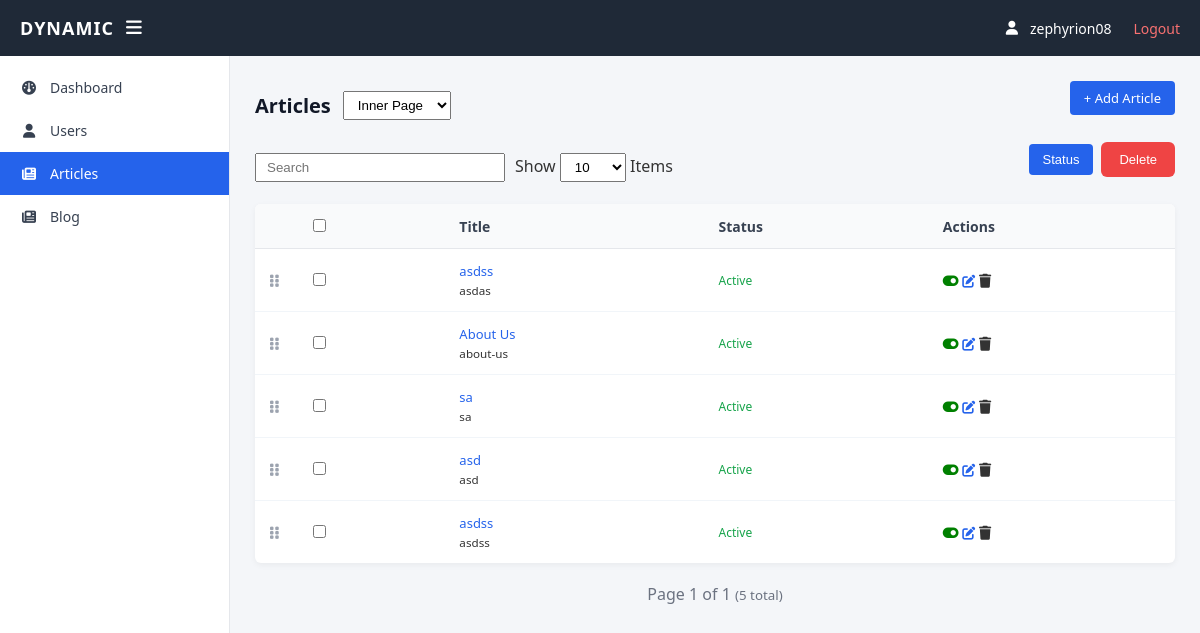
Screenshot of /articles/ (signed in) with the database file from the repository.
### articles/models.py (models this page shows, shortened)
class Article(models.Model):
    title = models.CharField(max_length=255)
    subtitle = models.CharField(max_length=255, blank=True)
    slug = models.SlugField(unique=True, blank=True)
    image = models.ImageField(upload_to='articles/', blank=True, null=True)
    content = RichTextUploadingField(blank=False)
    show_on_homepage = models.BooleanField(default=False)
    is_active = models.BooleanField(default=True)
    author = models.ForeignKey(User, on_delete=models.SET_NULL, null=True, blank=True)
    created_at = models.DateTimeField(auto_now_add=True)
    updated_at = models.DateTimeField(auto_now=True)
    position = models.PositiveIntegerField(default=0)
    meta_title = models.CharField(
        max_length=60,
        blank=True,
    )
    meta_description = models.TextField(
        max_length=160,
        blank=True,
    )
    meta_keywords = models.CharField(
        max_length=205,
        blank=True,
    )
    class Meta:
        ordering = ['position']

### articles/views.py (the view)
# urls.py: path('', views.article_list, name='article_list'),
@ensure_csrf_cookie
@login_required
def article_list(request):
    articles_qs = Article.objects.select_related('author').order_by('position')
    query = request.GET.get('q', '')
    if query:
        articles_qs = articles_qs.filter(
            Q(title__icontains=query) | Q(slug__icontains=query)
        )
    homepage_filter = request.GET.get('homepage', 'no')
    if homepage_filter == 'yes':
        articles_qs = articles_qs.filter(show_on_homepage=True)
    else:
        articles_qs = articles_qs.filter(show_on_homepage=False)
    per_page = request.GET.get('per_page', '10')
    if per_page == 'all':
        per_page = articles_qs.count()  # show everything
    else:
        try:
            per_page = int(per_page)
            if per_page < 1:
                per_page = 10
            elif per_page > 100:
                per_page = 100
        except ValueError:
            per_page = 10
    paginator = Paginator(articles_qs, per_page)
    page_obj = paginator.get_page(request.GET.get('page'))
    context = {
        'articles': page_obj,
        'page_obj': page_obj,
        'per_page': per_page,
    }
    if request.headers.get('x-requested-with') == 'XMLHttpRequest':
        html = render_to_string('articles/_list_partial.html', context, request=request)
        return HttpResponse(html)
    return render(request, 'articles/list.html', context)

### templates/articles/list.html (shortened to what this page needs)
{% extends "base.html" %}
{% block content %}
<header style="display:flex; justify-content:space-between; align-items:center; margin-bottom:12px;">
    <div style="display:flex; align-items:center; gap:12px;">
        <h2 style="margin:0;">Articles</h2>
        <form method="get" id="homepage-filter-form" style="margin:0;">
            <select name="homepage" style="padding:5px 10px;">
                <option value="no"
                        {% if request.GET.homepage == 'no' or not request.GET.homepage %}selected{% endif %}>
                    Inner Page
                </option>
            </select>
        </form>
    </div>
    <a href="{% url 'article_create' %}?from_homepage={% if request.GET.homepage == 'yes' %}yes{% else %}no{% endif %}"
       class="btn">
        + Add Article
    </a>
</header>
<section style="display:flex; justify-content:space-between; align-items:center; margin-bottom:12px;">
    <div style="display:flex; align-items:center; gap:10px;">
        <input type="text"
               id="article-search"
               placeholder="Search"
               value="{{ request.GET.q|default:'' }}"
               style="padding:5px 10px; width:250px;">
        <form method="get" id="per-page-form" style="margin:0;">
            Show
            <select name="per_page" style="padding:5px 10px;">
                <option value="10"
                        {% if request.GET.per_page == '10' or not request.GET.per_page %}selected{% endif %}>
                    10
                </option>
            </select>
            Items
        </form>
    </div>
    <div style="display:flex; align-items:center; gap:8px;">
        <button type="button"
                class="btn btn-warning"
                onclick="document.getElementById('bulk-form').querySelector('button[name=action][value=toggle]').click()">
            Status
        </button>
        <button type="button"
                class="btn btn-danger"
                onclick="openDeleteModal('article', null, '/bulk/article/', true)">
            Delete
        </button>
    </div>
</section>
<section>
    <div id="articles-list-container">
        {% include 'articles/_list_partial.html' %}
    </div>
</section>
{% load static %}
{% endblock %}

### templates/base.html (shortened to what this page needs)
{% load static %}
<!DOCTYPE html>
<html>
<head>
  <link rel="stylesheet" href="{% static 'css/admin.css' %}" />
  <link rel="stylesheet"
        href="https://cdnjs.cloudflare.com/ajax/libs/font-awesome/6.5.1/css/all.min.css" />
</head>
<body data-csrf-token="{{ csrf_token }}">
  <header class="topbar">
    <div class="topbar-left">
      <span class="logo">DYNAMIC</span>
      <i class="fa-solid fa-bars" id="toggleSidebar"></i>
    </div>
    <div class="topbar-right">
      <i class="fa-solid fa-user"></i>
      {{ request.user.username }}
      <a href="{% url 'logout' %}" class="logout">Logout</a>
    </div>
  </header>
  <aside class="sidebar" id="sidebar">
    <nav>
      <a href="{% url 'dashboard' %}" class="{% if request.resolver_match.url_name == 'dashboard' %}active{% endif %}">
        <i class="fa-solid fa-gauge"></i>
        <span>Dashboard</span>
      </a>
      <a href="{% url 'user_list' %}" class="{% if 'user' in request.resolver_match.url_name %}active{% endif %}">
        <i class="fa-solid fa-user"></i>
        <span>Users</span>
      </a>
      <a href="{% url 'article_list' %}" class="{% if 'article' in request.resolver_match.url_name %}active{% endif %}">
        <i class="fa-solid fa-newspaper"></i>
        <span>Articles</span>
      </a>
       <a href="{% url 'blog_list' %}" class="{% if 'blog' in request.resolver_match.url_name %}active{% endif %}">
        <i class="fa-solid fa-newspaper"></i>
        <span>Blog</span>
      </a>
    </nav>
  </aside>
  <main class="main" id="main">
    {% block content %}
    {% endblock %}
  </main>
</body>
</html>

### templates/articles/_list_partial.html (shortened to what this page needs)
{% load static %}
<form method="post" action="{% url 'bulk_action' 'article' %}" id="bulk-form">
    <table class="log-table">
        <thead>
            <tr>
                <th style="width: 30px;"></th>
                <th><input type="checkbox" id="select-all"></th>
                <th>Title</th>
                <th>Status</th>
                <th>Actions</th>
            </tr>
        </thead>
        <tbody id="sortable-tbody" data-update-url="{% url 'sort' 'article' %}">
            {% for a in articles %}
            <tr data-id="{{ a.id }}">
                <td class="drag-handle" style="cursor: grab; color: #9ca3af;">
                    <i class="fa-solid fa-grip-vertical"></i>
                </td>
                <td><input type="checkbox" name="selected_ids" value="{{ a.id }}" class="row-checkbox"> </td>
                <td><a href="{% url 'article_edit' a.slug %}">{{ a.title }}</a><br><small>{{ a.slug }}</small></td>
                <td id="status-{{ a.id }}" class="{% if a.is_active %}status-active{% else %}status-inactive{% endif %}">
                    {{ a.is_active|yesno:"Active,Inactive" }}
                </td>
                <td class="actions">
                    <span class="status-toggle"
                          data-url="{% url 'toggle_status' 'article' a.id %}"
                          data-target="status-{{ a.id }}"
                          onclick="event.preventDefault(); toggleStatus(this)">
                        <i class="fa-solid {% if a.is_active %}fa-toggle-on{% else %}fa-toggle-off{% endif %}"></i>
                    </span>
                    <a href="{% url 'article_edit' a.slug %}" class="icon edit"><i class="fa-solid fa-pen-to-square"></i></a>
                    <span class="icon delete"
                        onclick="openDeleteModal('article', '{{ a.title }}', '{% url 'delete_object' 'article' a.id %}', false)">
                        <i class="fa-solid fa-trash"></i>
                    </span>
                </td>
            </tr>
            {% empty %}
            <tr>
                <td colspan="6" style="text-align:center;">No articles found.</td>
            </tr>
            {% endfor %}
        </tbody>
    </table>
</form>
{% if page_obj %}
<div class="pagination" style="margin-top:20px; display:flex; justify-content:center; gap:8px;">
    <span style="color:#6b7280;">
        Page {{ page_obj.number }} of {{ page_obj.paginator.num_pages }}
        <small>({{ page_obj.paginator.count }} total)</small>
    </span>
</div>
{% endif %}

### static/css/admin.css (style rules this page uses)
:root { --topbar-height: 56px; --sidebar-width: 230px; --sidebar-collapsed: 70px; --primary: #2563eb; --primary-hover: #1d4ed8; --danger: #ef4444; --danger-hover: #dc2626; --success: #16a34a; --warning: #ffc107; --info: #17a2b8; --bg-body: #f4f6f9; --bg-white: #ffffff; --bg-dark: #1f2937; --border: #e5e7eb; --text-main: #333; --text-secondary: #374151; --text-muted: #6b7280; --text-heading: #111827; --radius: 6px; --shadow-sm: 0 2px 6px rgba(0, 0, 0, 0.05); --shadow-md: 0 4px 8px rgba(0, 0, 0, 0.08); --shadow-lg: 0 8px 20px rgba(0, 0, 0, 0.08); --transition-speed: 0.25s; }
* { box-sizing: border-box; }
body { margin: 0; font-family: "Segoe UI", Arial, sans-serif; background: var(--bg-body); color: var(--text-main); }
.topbar { height: var(--topbar-height); background: var(--bg-dark); color: #fff; display: flex; align-items: center; justify-content: space-between; padding: 0 20px; position: fixed; inset: 0 0 auto 0; z-index: 1000; }
.topbar-left, .topbar-right { display: flex; align-items: center; gap: 12px; }
.topbar-left { font-size: 18px; }
.topbar-right { font-size: 14px; }
.logo { font-weight: 600; letter-spacing: 1px; }
.logout { color: #f87171; text-decoration: none; margin-left: 10px; }
.sidebar { width: var(--sidebar-width); background: var(--bg-white); position: fixed; top: var(--topbar-height); bottom: 0; left: 0; border-right: 1px solid var(--border); padding-top: 10px; transition: width var(--transition-speed) ease; }
.sidebar nav a { display: flex; align-items: center; gap: 12px; padding: 12px 20px; color: var(--text-secondary); text-decoration: none; font-size: 14px; }
.sidebar nav a i { width: 18px; text-align: center; }
.sidebar nav a.active { background: var(--primary); color: white; }
.main { margin-left: var(--sidebar-width); padding: 25px; margin-top: var(--topbar-height); transition: margin-left var(--transition-speed) ease; }
.main h2 { margin: 0 0 20px; font-size: 20px; font-weight: 600; color: var(--text-heading); }
.log-table { width: 100%; border-collapse: collapse; background: var(--bg-white); border-radius: var(--radius); overflow: hidden; box-shadow: var(--shadow-sm); font-size: 14px; }
.log-table th, .log-table td { padding: 12px 15px; text-align: left; border-bottom: 1px solid #f1f5f9; }
.log-table th { background: #f9fafb; color: var(--text-secondary); font-weight: 600; border-bottom-color: var(--border); }
.log-table tr:last-child td { border-bottom: none; }
.log-table a { color: var(--primary); text-decoration: none; font-size: 13px; }
.log-table td:nth-child(4) { font-weight: 500; }
.log-table td:nth-child(4)::before { margin-right: 6px; font-size: 10px; }
.status-active, .status-inactive { padding: 4px 10px; border-radius: 12px; font-size: 12px; }
.status-active { color: var(--success); }
.btn, .btn-danger, .btn-warning, .btn-sm { display: inline-block; border-radius: 4px; font-weight: 500; text-decoration: none; border: none; cursor: pointer; transition: background 0.2s ease; }
.btn { background: var(--primary); color: white; padding: 8px 14px; font-size: 13px; margin-bottom: 15px; }
.form-actions .btn, .btn-danger, .btn-cancel { padding: 10px 18px; border-radius: var(--radius); text-decoration: none; }
.btn-danger { background-color: var(--danger); color: #fff; }
#toggleSidebar { cursor: pointer; }
.status-toggle, .icon.delete, .icon.edit, .icon { cursor: pointer; user-select: none; }
i.fa-solid.fa-toggle-on { color: green; }

### rows the page displays
Article: title "asdss", slug "asdas", is_active "Active"
Article: title "About Us", slug "about-us", is_active "Active"
Article: title "sa", slug "sa", is_active "Active"
Article: title "asd", slug "asd", is_active "Active"
Article: title "asdss", slug "asdss", is_active "Active"

### other values shown
{{ request.user.username }} "zephyrion08"
{{ page_obj.number }} "1"
{{ page_obj.paginator.num_pages }} "1"
{{ page_obj.paginator.count }} "5"
